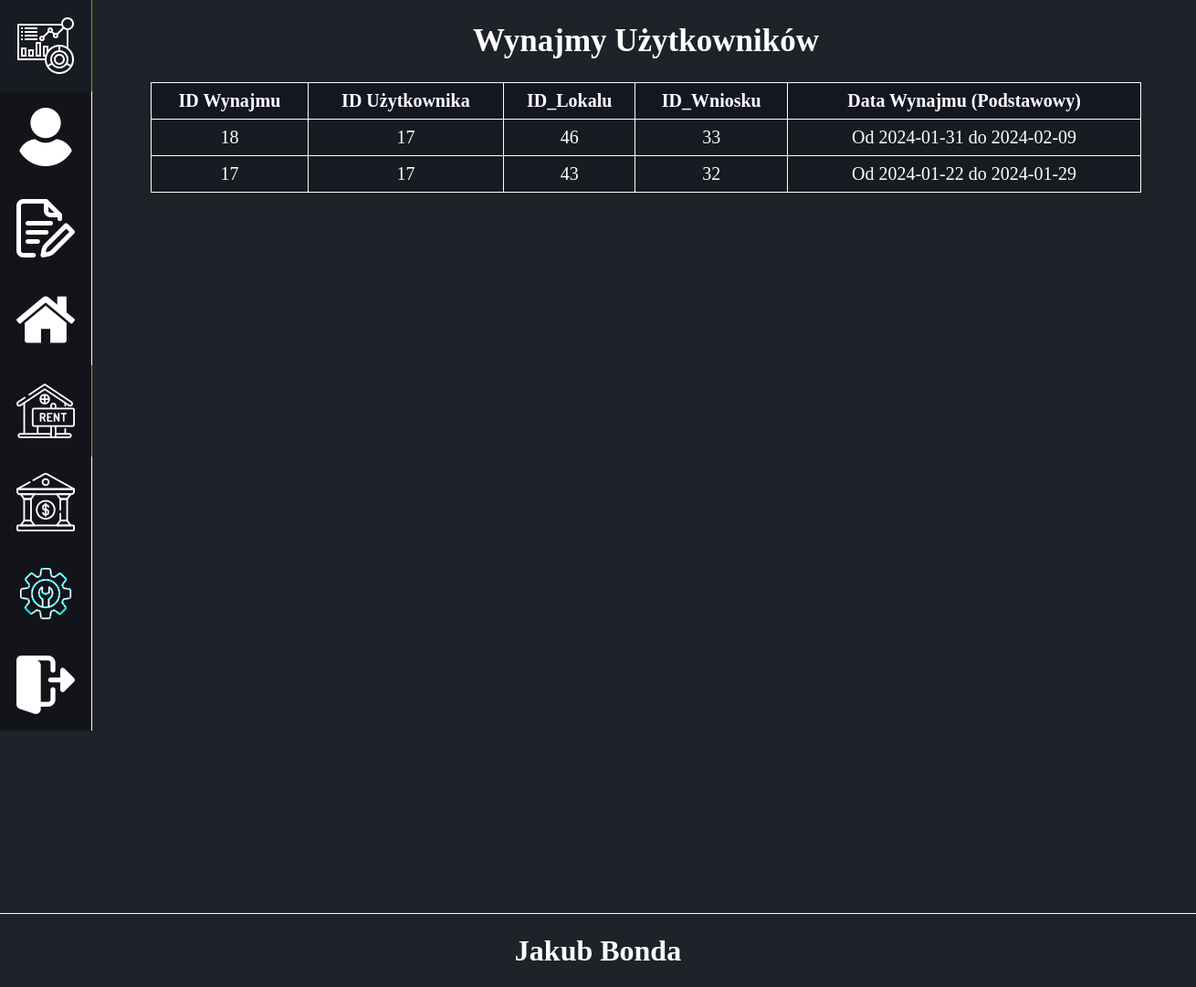
Screenshot of /BiuroWynajmu/Administrator/Wynajmy/index.php (signed in) with the database file from the repository.
### tables this page shows
CREATE TABLE `wynajem` (
  `ID_Wynajmu` int(10) UNSIGNED NOT NULL,
  `ID_Uzytkownika` int(10) UNSIGNED NOT NULL,
  `ID_Lokalu` int(10) UNSIGNED NOT NULL,
  `ID_Wniosku` int(10) UNSIGNED NOT NULL,
  `Data_Poczatkowa_Wynajmu` date DEFAULT NULL,
  `Data_Koncowa_Wynajmu` date DEFAULT NULL,
  `Ilosc_Dni_Wynajmu` int(11) DEFAULT NULL,
  `Koszt_Wynajmu` decimal(10,2) NOT NULL,
  `Data_Modyfikacji` timestamp NOT NULL DEFAULT current_timestamp() ON UPDATE current_timestamp()
);

CREATE TABLE `wnioski` (
  `ID_Wniosku` int(10) UNSIGNED NOT NULL,
  `ID_Uzytkownika` int(10) UNSIGNED NOT NULL,
  `ID_Rodzaj_Wniosku` int(10) UNSIGNED NOT NULL,
  `Data_Wniosku` timestamp NOT NULL DEFAULT current_timestamp(),
  `ID_Status_Wniosku` int(10) UNSIGNED NOT NULL,
  `Data_Modyfikacji` timestamp NOT NULL DEFAULT current_timestamp() ON UPDATE current_timestamp()
);

### BiuroWynajmu/Administrator/Wynajmy/index.php (the view, shortened to what this page needs)
<!DOCTYPE html>
<html lang="en">
<head>
	 <link rel="stylesheet" type="text/css" href="style/style.css"/>
	 <?php
	require('../../config.php');
	$conn = new mysqli($host, $user, $password, $database);
	 ?>
</head>
<body>
	<header>
		<div id="navbarLeft">
			<a href="../Dane/"><img src="../../obrazki/Konto/dashboard.png"></a>
			<a href="../Uzytkownicy/"><img src="../../obrazki/Konto/user.png"></a>
			<a href="../Wnioski/"><img src="../../obrazki/Konto/quote-request.png"></a>
			<a href="../Lokale/"><img src="../../obrazki/Konto/home.png"></a>
			<a href="../Wynajmy/" class="activeLink"><img src="../../obrazki/Konto/wynajem.png"></a>
			<a href="../Kredyty/"><img src="../../obrazki/Konto/bank.png"></a>
			<a href="../ZgloszeniaSerwisowe/"><img src="../../obrazki/Konto/zgloszenia.png"></a>
			<a href="../../"><img src="../../obrazki/Konto/logout.png"></a>
		</div>
    </header>
	<section>
		<article>
			<div id="PanelDaneDaneUzytkownika">
			<h1>Wynajmy Użytkowników</h1>
	 			<table>
					<thead>
						<tr>
							<th>ID Wynajmu</th>
							<th>ID Użytkownika</th>
							<th>ID_Lokalu</th>
							<th>ID_Wniosku</th>
							<th>Data Wynajmu (Podstawowy)</th>
						</tr>
					</thead>
					<?php
	 					$zapytanieNr1 = "SELECT * FROM wynajem
							INNER JOIN wnioski ON wnioski.ID_Wniosku = wynajem.ID_Wniosku
							WHERE ID_Status_Wniosku = 2
							ORDER BY Data_Koncowa_Wynajmu DESC
						";
						$wynikZapytaniaNr1 = $conn -> query($zapytanieNr1);
						if($wynikZapytaniaNr1 -> num_rows > 0){
							while($row = $wynikZapytaniaNr1 -> fetch_object()){
									echo '<tr>';
										echo '<td><a href="DaneWynajmu/index.php?ID_Wynajmu='.$row->ID_Wynajmu.'">'.$row->ID_Wynajmu.'</a></td>';
										echo '<td><a href="../Uzytkownicy/DaneUzytkownika/index.php?ID_Uzytkownika='.$row->ID_Uzytkownika.'">'.$row->ID_Uzytkownika.'</a></td>';
										echo '<td><a href="../Lokale/DaneLokalu/index.php?ID_Lokalu='.$row->ID_Lokalu.'">'.$row->ID_Lokalu.'</a></td>';
										echo '<td><a href="../Wnioski/DaneWniosku/index.php?ID_Wniosku='.$row->ID_Wniosku.'">'.$row->ID_Wniosku.'</a></td>';
										echo '<td>Od '.$row->Data_Poczatkowa_Wynajmu.' do '.$row->Data_Koncowa_Wynajmu.'</td>';
									echo '</tr>';
							}
						}
					?>
				</table>
			</div>
		</article>
	</section>
	<footer>
        <?php require("../../stopka.php"); ?>
    </footer>
</body>
</html>

### BiuroWynajmu/Administrator/Wynajmy/style/style.css (style rules this page uses)
html, body { margin: 0; padding: 0; background-color: rgb(30, 34, 41); }
header #navbarLeft { position: fixed; width: 100px; min-height: 100vh; border-right: 1px solid white; z-index: 2; background-color: rgb(30, 34, 41); }
header #navbarLeft a { display: flex; width: 100px; height: 100px; background-color: rgba(0,0,0,0.4); justify-content: center; align-items: center; border-right: 1px solid white; text-decoration: none; }
header #navbarLeft .activeLink { border-right: 1px solid darkgoldenrod; }
section { min-height: 1000px; z-index: 2; }
article { min-height: 1000px; display: flex; margin-left: 100px; justify-content: center; }
article #PanelDaneDaneUzytkownika { display: flex; flex-wrap: nowrap; color: white; padding-left: 5px; flex-direction: column; align-items: center; width: 100%; }
article #PanelDaneDaneUzytkownika h1 { font-size: 35px; font-weight: bold; color: white; margin: 25px; }
article table,tr,th,td { border: 1px solid white; border-collapse: collapse; }
article table { width: 90%; }
article table tr { height: 40px; font-size: 20px; }
article table th,td { text-align: center; }
article table thead th { background-color: rgba(7, 7, 24, 0.4); }
article table tbody tr { background-color: rgba(0,0,0,0.2); }
article table a { text-decoration: none; color: white; }
footer { width: 100%; height: 80px; border-top: 1px solid white; background-color: rgb(30, 34, 41); margin: auto; display: flex; flex-wrap: wrap; align-items: center; justify-content: center; z-index: 2; }

### rows the page displays
wynajem: ID_Wynajmu "18", ID_Wniosku.ID_Uzytkownika "17", ID_Lokalu "46", ID_Wniosku.ID_Wniosku "33", Data_Poczatkowa_Wynajmu "2024-01-31", Data_Koncowa_Wynajmu "2024-02-09"
wynajem: ID_Wynajmu "17", ID_Wniosku.ID_Uzytkownika "17", ID_Lokalu "43", ID_Wniosku.ID_Wniosku "32", Data_Poczatkowa_Wynajmu "2024-01-22", Data_Koncowa_Wynajmu "2024-01-29"
